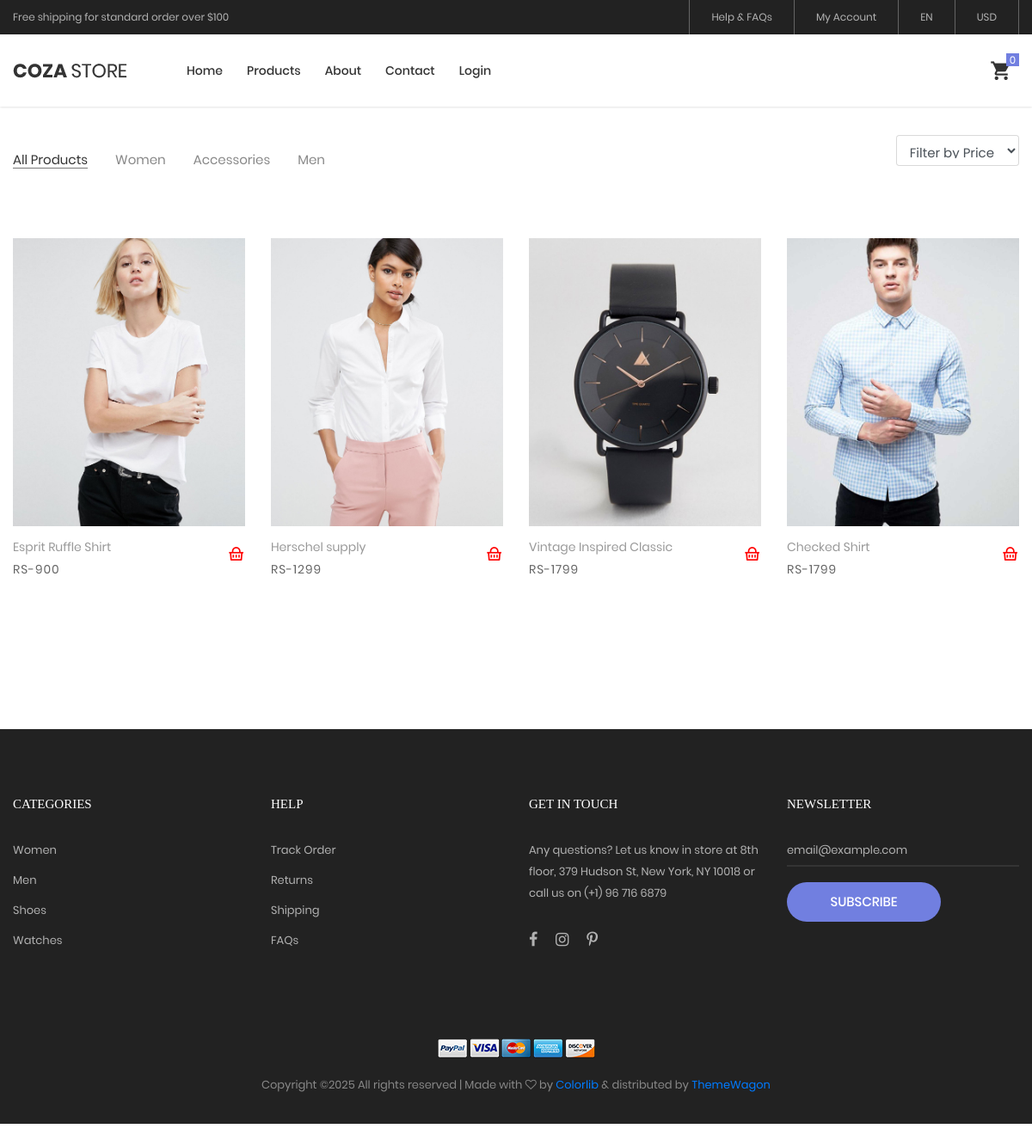
/products.php, run on the app's committed database.
### tables this page shows
CREATE TABLE `categories` (
  `category_id` int(11) NOT NULL,
  `category_name` varchar(256) NOT NULL,
  `category_image` varchar(256) NOT NULL
);

CREATE TABLE `products` (
  `product_id` int(11) NOT NULL,
  `product_name` varchar(256) NOT NULL,
  `product_description` varchar(256) NOT NULL,
  `product_price` varchar(256) NOT NULL,
  `product_category_id` int(11) NOT NULL,
  `product_stock_quantity` int(11) NOT NULL,
  `product_image` varchar(256) NOT NULL
);

### products.php (the view, shortened to what this page needs)
<?php
include("./base/header.php");
?>
<div class="bg0 m-t-23 p-b-140">
    <div class="container">
        <div class="flex-w flex-sb-m p-b-52">
            <div class="flex-w flex-l-m filter-tope-group m-tb-10">
                <button class="stext-106 cl6 hov1 bor3 trans-04 m-r-32 m-tb-5 how-active1" data-filter="*">
                    All Products
                </button>
                <?php
                $select_query = "SELECT * FROM categories";
                $execute = mysqli_query($connection, $select_query);
                while ($fetch_categories = mysqli_fetch_array($execute)) {
                ?>
                    <button class="stext-106 cl6 hov1 bor3 trans-04 m-r-32 m-tb-5"
                        data-filter=".<?php echo strtolower($fetch_categories['category_name']) ?>">
                        <?php echo $fetch_categories['category_name'] ?>
                    </button>
                <?php } ?>
            </div>
            <div class="flex-w flex-c-m m-tb-10">
                <form method="GET" class="mb-4 form">
                    <select name="price_range" onchange="this.form.submit()" class="form-control">
                        <option value="">Filter by Price</option>
                    </select>
                </form>
            </div>
        </div>
        <div class="row isotope-grid">
            <?php
            $price_filter = '';
            if (isset($_GET['id'])) {
                $category_id = $_GET['id'];
                $select_query = "SELECT * FROM products
                    INNER JOIN categories ON categories.category_id = products.product_category_id
                    WHERE product_category_id = $category_id $price_filter";
            } else {
                $select_query = "SELECT * FROM products
                    INNER JOIN categories ON categories.category_id = products.product_category_id
                    WHERE 1 $price_filter";
            }
            $execute = mysqli_query($connection, $select_query);
            if(mysqli_num_rows($execute) > 0){
            while ($fetch_product = mysqli_fetch_array($execute)) {
            ?>
                <form method="POST" action="shoping-cart.php">
                    <a href="product-detail.php?id=<?php echo $fetch_product['product_id'] ?>">
                        <div class="col-sm-6 col-md-4 col-lg-3 p-b-35 isotope-item <?php echo strtolower($fetch_product['category_name']) ?>">
                            <div class="block2">
                                <div class="block2-pic hov-img0">
                                    <img src="./admin/uploads/<?php echo $fetch_product['product_image'] ?>" alt="IMG-PRODUCT">
                                </div>
                                <div class="block2-txt flex-w flex-t p-t-14">
                                    <div class="block2-txt-child1 flex-col-l">
                                        <a href="product-detail.php?id=<?php echo $fetch_product['product_id'] ?>" class="stext-104 cl4 hov-cl1 trans-04 js-name-b2 p-b-6">
                                            <?php echo $fetch_product['product_name'] ?>
                                        </a>
                                        <span class="stext-105 cl3">
                                            RS-<?php echo $fetch_product['product_price'] ?>
                                        </span>
                                    </div>
                                    <div class="block2-txt-child2 flex-r p-t-3">
                                        <button name="addToCart" id="addToCart">
                                            <i class="ri-shopping-basket-line fs-20" style="color: red;"></i>
                                        </button>
                                    </div>
                                </div>
                            </div>
                        </div>
                    </a>
                </form>
            <?php }
            }
            else {
                echo "<script>
                alert('Product not available yet.');
                location.assign('index.php');
                </script>";
            }
            ?>
        </div>
    </div>
</div>
<?php include("./base/footer.php"); ?>

### css/main.css (style rules this page uses)
.container { max-width: 1380px; }
@media (max-width: 1600px) { .container { max-width: 1200px; } }
.block2-pic { position: relative; }
.block2-txt-child1 { width: calc(100% - 30px); }
.block2-txt-child2 { width: 30px; }
.cl3 { color: #666; }
.cl4 { color: #999; }
.cl6 { color: #888; }
.stext-104 { font-family: Poppins-Regular; font-size: 14px; line-height: 1.466667; }
.stext-105 { font-family: Poppins-Regular; font-size: 14px; line-height: 1.466667; letter-spacing: 1px; }
.stext-106 { font-family: Poppins-Regular; font-size: 15px; line-height: 1.2; }
.bg0 { background-color: #fff; }
.bor3 { border-bottom: 1px solid transparent; }
.how-active1 { color: #333; border-color: #797979; }
.hov-img0 { display: block; overflow: hidden; }
.hov-img0 img { width: 100%; -webkit-transition: transform 0.9s ease; -o-transition: transform 0.9s ease; -moz-transition: transform 0.9s ease; transition: transform 0.9s ease; }

### base/header.php (style rules this page uses)
* { font-family: "Poppins", sans-serif; }
#addToCart { transition: transform 0.3s ease-in-out; }

### data on the page
categories: category_name "Women"
categories: category_name "Accessories"
categories: category_name "Men"
products: product_image (picture), product_name "Esprit Ruffle Shirt", product_price "900"
products: product_image (picture), product_name "Herschel supply", product_price "1299"
products: product_image (picture), product_name "Vintage Inspired Classic", product_price "1799"
products: product_image (picture), product_name "Checked Shirt", product_price "1799"
